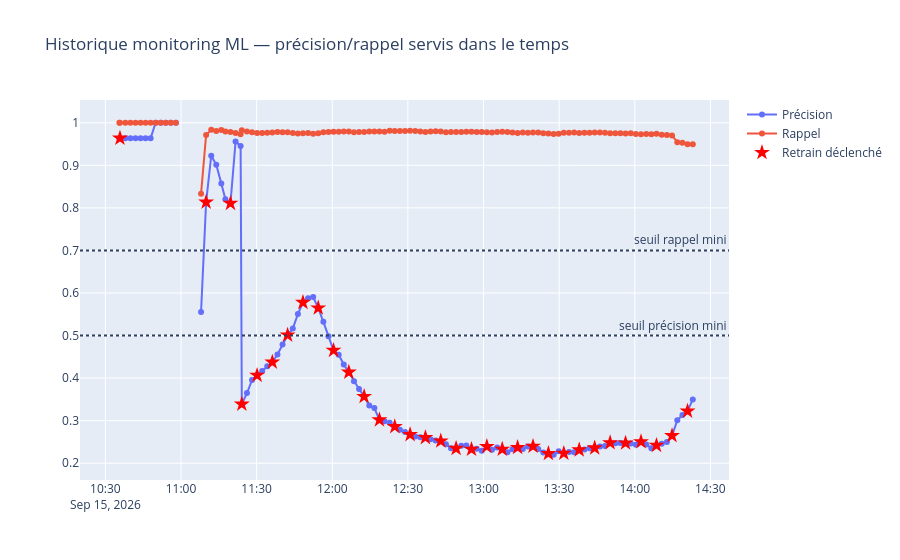

Notebook cell for this chart:
### Markdown cell above
## 7. Historique de monitoring (`ml_monitoring`, MongoDB)

Chaque cycle de `ml/monitor.py` (drift + performance servie) est journalisé
ici. On visualise précision/rappel/drift dans le temps avec les
déclenchements de retrain — l'incident du 2026-09-15 y est visible comme un
plateau de précision basse malgré des retrains répétés (cf. §4.3 pour
l'explication : le scorer ne rechargeait jamais le nouveau modèle).

### Code cell
history = list(mongo_db.ml_monitoring.find().sort("checked_at", 1))
hist_df = pd.DataFrame([{
    "checked_at": h["checked_at"],
    "status": h.get("status"),
    "precision": (h.get("performance") or {}).get("precision"),
    "recall": (h.get("performance") or {}).get("recall"),
    "drift_share": (h.get("drift") or {}).get("drift_share"),
    "retrain_triggered": h.get("retrain_triggered", False),
} for h in history])

if len(hist_df):
    fig = go.Figure()
    fig.add_trace(go.Scatter(x=hist_df["checked_at"], y=hist_df["precision"], name="Précision", mode="lines+markers"))
    fig.add_trace(go.Scatter(x=hist_df["checked_at"], y=hist_df["recall"], name="Rappel", mode="lines+markers"))
    retrains = hist_df[hist_df["retrain_triggered"]]
    fig.add_trace(go.Scatter(x=retrains["checked_at"], y=retrains["precision"], mode="markers",
                              marker=dict(size=12, symbol="star", color="red"), name="Retrain déclenché"))
    fig.add_hline(y=ML_MIN_PRECISION, line_dash="dot", annotation_text="seuil précision mini")
    fig.add_hline(y=ML_MIN_RECALL, line_dash="dot", annotation_text="seuil rappel mini")
    fig.update_layout(title="Historique monitoring ML — précision/rappel servis dans le temps")
    fig.show()
    display(hist_df.tail(10))
else:
    print("[SKIP] Aucun historique ml_monitoring — le service ml-monitor n'a pas encore tourné.")
